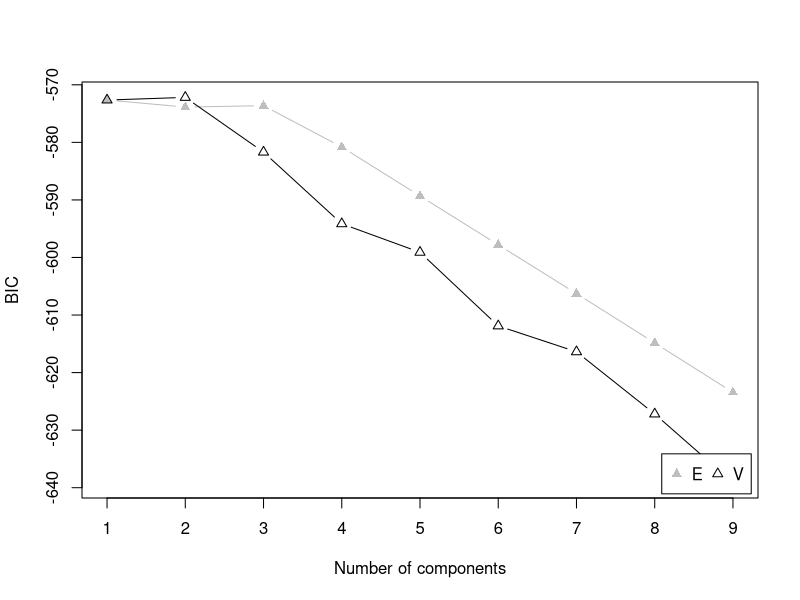
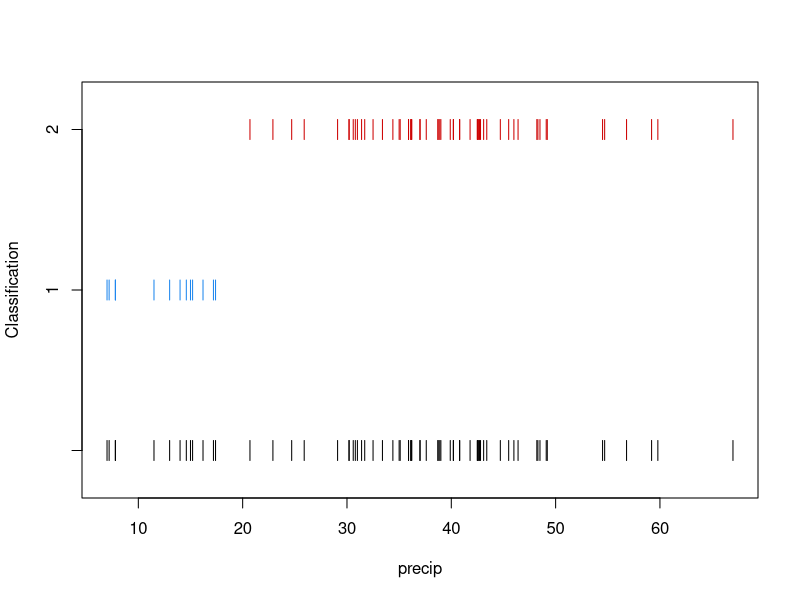
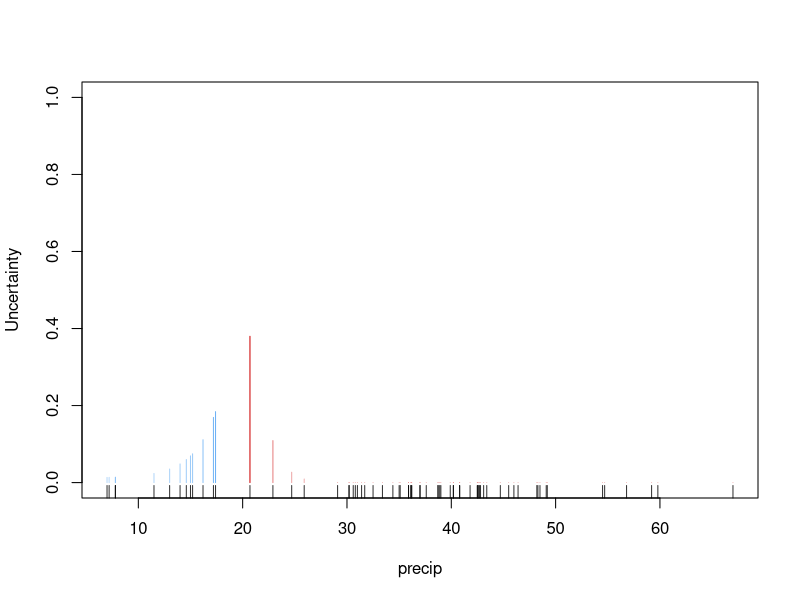
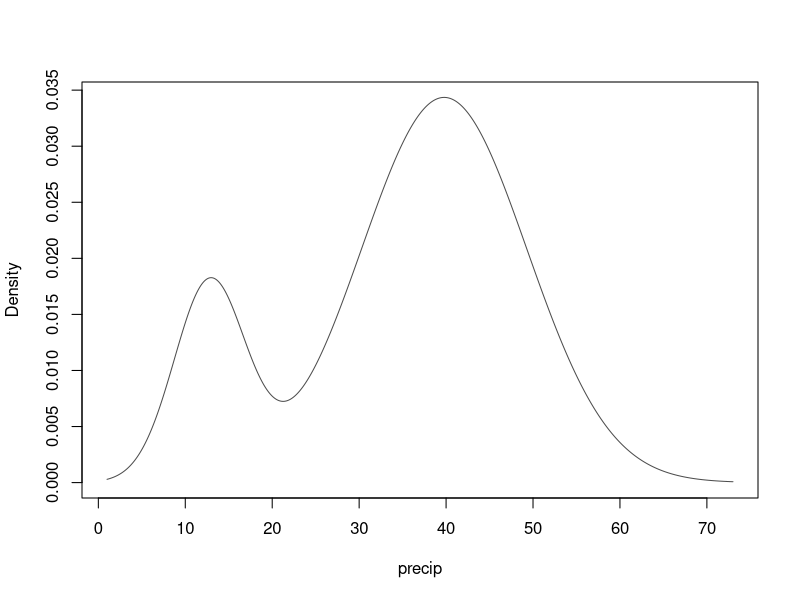
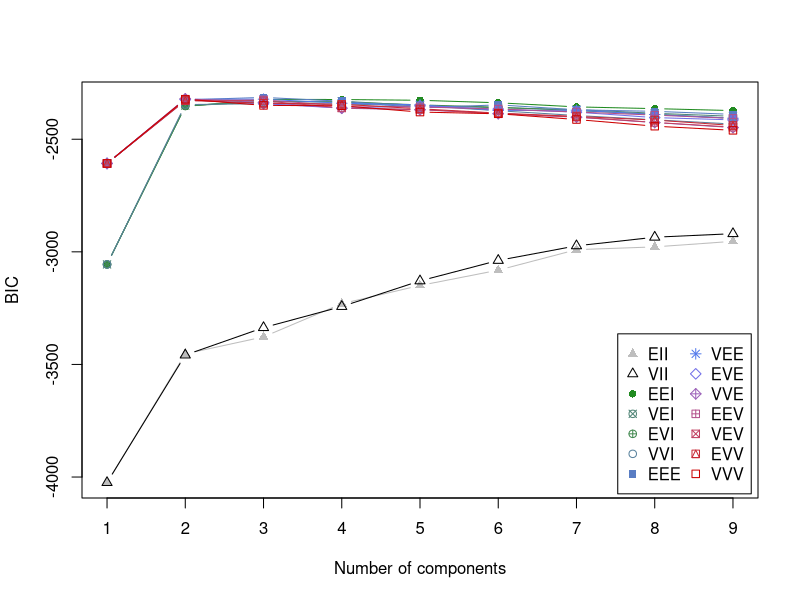
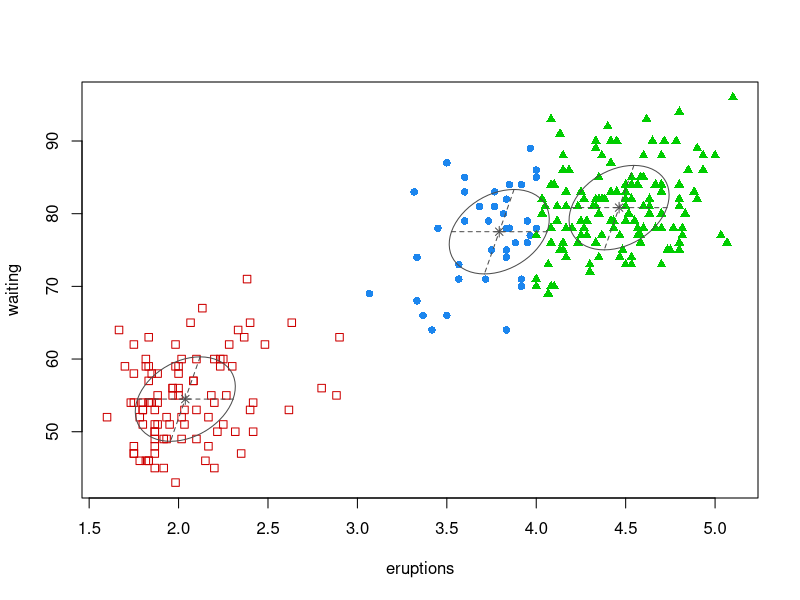
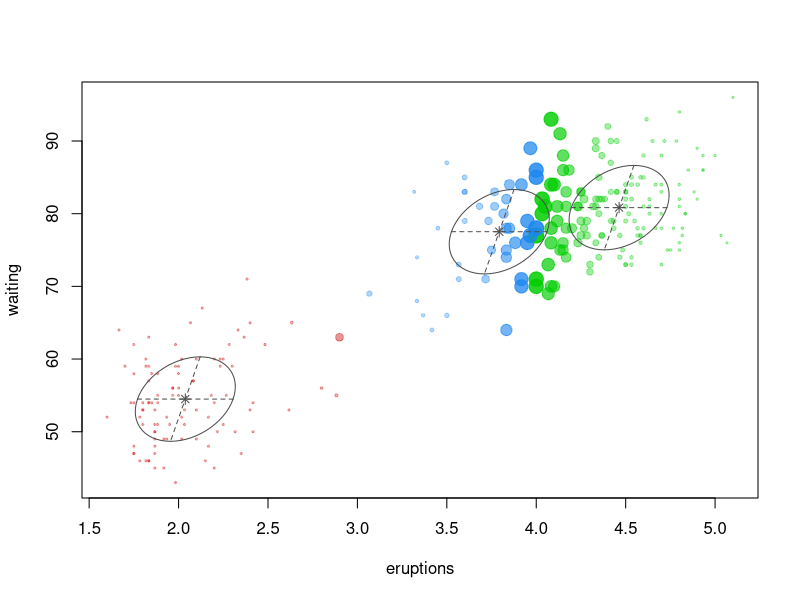
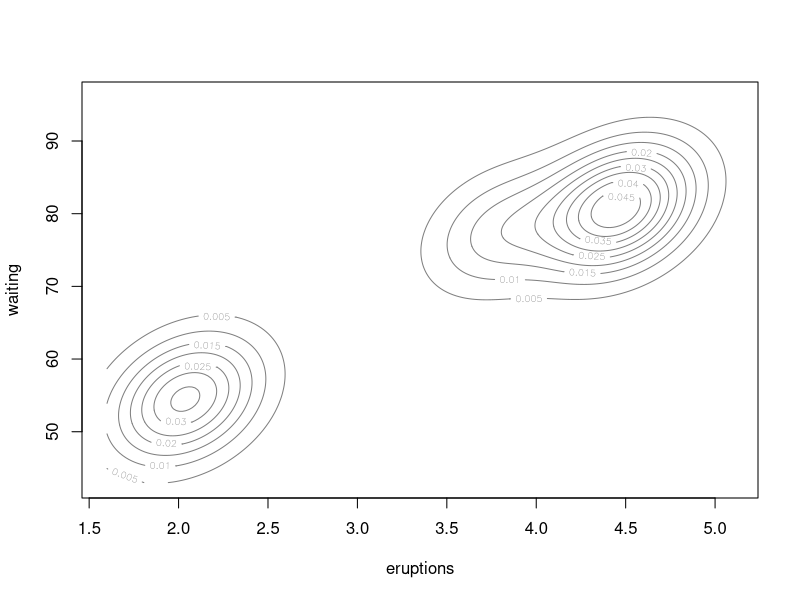

Write the R code that produced these figures, in order.
library(mclust)


### Name: plot.Mclust
### Title: Plot Model-Based Clustering Results
### Aliases: plot.Mclust
### Keywords: cluster

### ** Examples

precipMclust <- Mclust(precip)
plot(precipMclust)

faithfulMclust <- Mclust(faithful)
plot(faithfulMclust)

irisMclust <- Mclust(iris[,-5])
plot(irisMclust)
